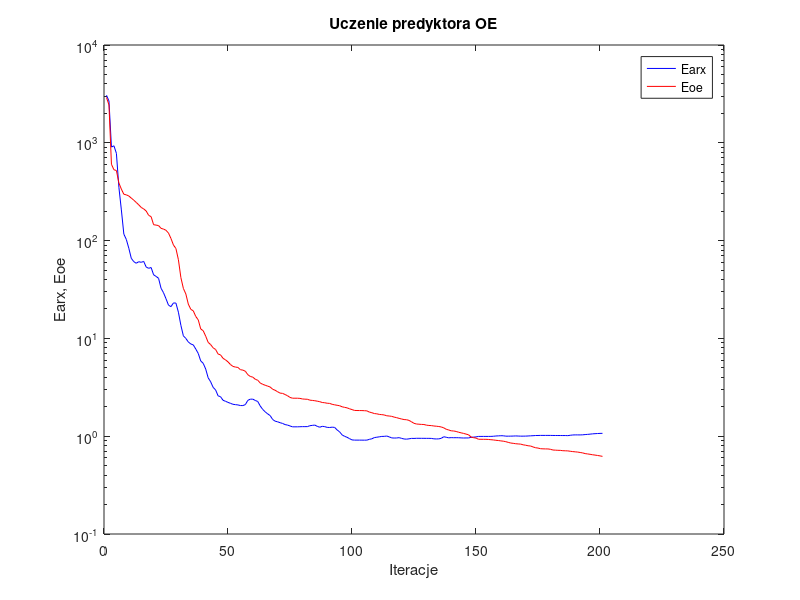
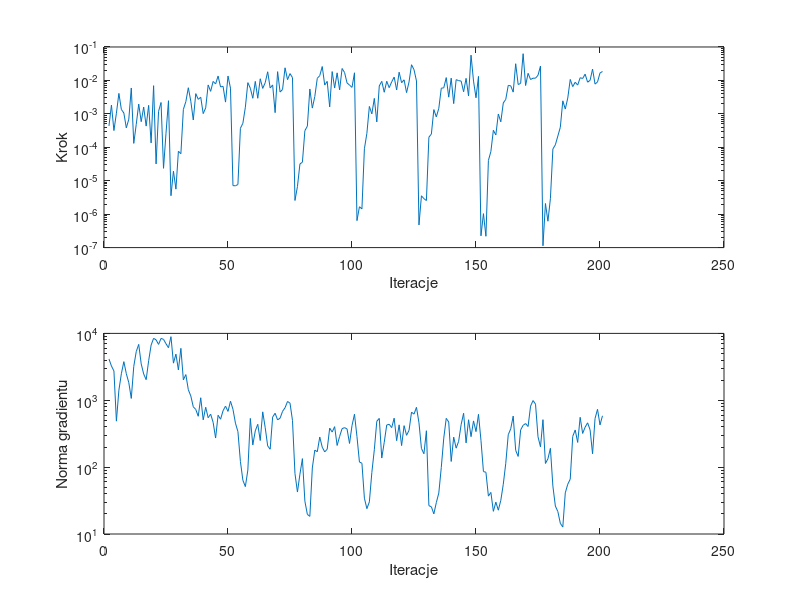

The MATLAB script that drew these images, in order:
%uczenie predyktora oe
clear all;
n=0; farx(n+1)=3.061461e+003; foe(n+1)=2.904117e+003; wspucz(n+1)=0.000000e+000; ng(n+1)=0.000000e+000;
%odnowa zmiennej metryki
n=1; farx(n+1)=2.677760e+003; foe(n+1)=2.439031e+003; krok(n+1)=4.357003e-004; ng(n+1)=4.140881e+003;
n=2; farx(n+1)=9.047640e+002; foe(n+1)=6.033323e+002; krok(n+1)=1.830478e-003; ng(n+1)=3.252740e+003;
n=3; farx(n+1)=9.321728e+002; foe(n+1)=5.302608e+002; krok(n+1)=3.164277e-004; ng(n+1)=2.741866e+003;
n=4; farx(n+1)=7.803821e+002; foe(n+1)=5.205073e+002; krok(n+1)=1.043353e-003; ng(n+1)=4.871031e+002;
n=5; farx(n+1)=3.512100e+002; foe(n+1)=3.884604e+002; krok(n+1)=4.090464e-003; ng(n+1)=1.413548e+003;
n=6; farx(n+1)=2.059464e+002; foe(n+1)=3.359745e+002; krok(n+1)=1.358387e-003; ng(n+1)=2.494552e+003;
n=7; farx(n+1)=1.164839e+002; foe(n+1)=2.977165e+002; krok(n+1)=1.059163e-003; ng(n+1)=3.779578e+003;
n=8; farx(n+1)=1.027728e+002; foe(n+1)=2.937337e+002; krok(n+1)=3.812452e-004; ng(n+1)=2.496551e+003;
n=9; farx(n+1)=8.361379e+001; foe(n+1)=2.857791e+002; krok(n+1)=6.935224e-004; ng(n+1)=1.832111e+003;
n=10; farx(n+1)=6.593998e+001; foe(n+1)=2.722116e+002; krok(n+1)=5.945944e-003; ng(n+1)=1.064966e+003;
n=11; farx(n+1)=6.093948e+001; foe(n+1)=2.590698e+002; krok(n+1)=1.308602e-004; ng(n+1)=3.209795e+003;
n=12; farx(n+1)=5.869327e+001; foe(n+1)=2.456046e+002; krok(n+1)=4.850841e-004; ng(n+1)=5.344581e+003;
n=13; farx(n+1)=6.085196e+001; foe(n+1)=2.321351e+002; krok(n+1)=1.964993e-003; ng(n+1)=6.848950e+003;
n=14; farx(n+1)=5.996803e+001; foe(n+1)=2.184170e+002; krok(n+1)=5.840350e-004; ng(n+1)=3.500986e+003;
n=15; farx(n+1)=6.127110e+001; foe(n+1)=2.108676e+002; krok(n+1)=1.595033e-003; ng(n+1)=2.471827e+003;
n=16; farx(n+1)=5.371319e+001; foe(n+1)=2.008929e+002; krok(n+1)=4.302795e-004; ng(n+1)=2.032643e+003;
n=17; farx(n+1)=5.208202e+001; foe(n+1)=1.813548e+002; krok(n+1)=1.797919e-003; ng(n+1)=3.895467e+003;
n=18; farx(n+1)=5.306830e+001; foe(n+1)=1.756111e+002; krok(n+1)=1.351245e-004; ng(n+1)=6.686537e+003;
n=19; farx(n+1)=4.470377e+001; foe(n+1)=1.453670e+002; krok(n+1)=6.963555e-003; ng(n+1)=8.442031e+003;
n=20; farx(n+1)=4.305366e+001; foe(n+1)=1.441159e+002; krok(n+1)=3.175337e-005; ng(n+1)=8.001010e+003;
n=21; farx(n+1)=4.116191e+001; foe(n+1)=1.423646e+002; krok(n+1)=1.189159e-003; ng(n+1)=6.843155e+003;
n=22; farx(n+1)=3.254992e+001; foe(n+1)=1.334596e+002; krok(n+1)=2.187783e-003; ng(n+1)=8.413193e+003;
n=23; farx(n+1)=2.931134e+001; foe(n+1)=1.311449e+002; krok(n+1)=2.352777e-005; ng(n+1)=8.144235e+003;
n=24; farx(n+1)=2.543511e+001; foe(n+1)=1.274636e+002; krok(n+1)=2.631561e-004; ng(n+1)=6.999224e+003;
n=25; farx(n+1)=2.187945e+001; foe(n+1)=1.194038e+002; krok(n+1)=2.474886e-003; ng(n+1)=6.103709e+003;
%odnowa zmiennej metryki
n=26; farx(n+1)=2.112309e+001; foe(n+1)=1.051247e+002; krok(n+1)=3.559307e-006; ng(n+1)=8.934434e+003;
n=27; farx(n+1)=2.305389e+001; foe(n+1)=9.015144e+001; krok(n+1)=1.929519e-005; ng(n+1)=3.590945e+003;
n=28; farx(n+1)=2.296091e+001; foe(n+1)=8.302316e+001; krok(n+1)=5.600257e-006; ng(n+1)=4.895195e+003;
n=29; farx(n+1)=1.853163e+001; foe(n+1)=6.375331e+001; krok(n+1)=7.616673e-005; ng(n+1)=2.841354e+003;
n=30; farx(n+1)=1.360087e+001; foe(n+1)=4.185356e+001; krok(n+1)=6.429491e-005; ng(n+1)=5.977825e+003;
n=31; farx(n+1)=1.062923e+001; foe(n+1)=3.246587e+001; krok(n+1)=1.358387e-003; ng(n+1)=2.021776e+003;
n=32; farx(n+1)=9.992978e+000; foe(n+1)=2.845917e+001; krok(n+1)=2.322389e-003; ng(n+1)=2.420335e+003;
n=33; farx(n+1)=9.195837e+000; foe(n+1)=2.239959e+001; krok(n+1)=6.042575e-003; ng(n+1)=1.437145e+003;
n=34; farx(n+1)=8.768978e+000; foe(n+1)=1.983947e+001; krok(n+1)=2.395481e-003; ng(n+1)=1.159448e+003;
n=35; farx(n+1)=8.583395e+000; foe(n+1)=1.912857e+001; krok(n+1)=6.552053e-004; ng(n+1)=7.983124e+002;
n=36; farx(n+1)=7.786148e+000; foe(n+1)=1.676499e+001; krok(n+1)=4.026836e-003; ng(n+1)=7.285640e+002;
n=37; farx(n+1)=7.021326e+000; foe(n+1)=1.547458e+001; krok(n+1)=2.716773e-003; ng(n+1)=5.764541e+002;
n=38; farx(n+1)=5.882364e+000; foe(n+1)=1.249410e+001; krok(n+1)=3.141705e-003; ng(n+1)=1.090530e+003;
n=39; farx(n+1)=5.563077e+000; foe(n+1)=1.197572e+001; krok(n+1)=1.016331e-003; ng(n+1)=5.099932e+002;
n=40; farx(n+1)=4.863991e+000; foe(n+1)=1.054599e+001; krok(n+1)=1.513410e-003; ng(n+1)=7.856409e+002;
n=41; farx(n+1)=3.955850e+000; foe(n+1)=9.110128e+000; krok(n+1)=7.321912e-003; ng(n+1)=5.479066e+002;
n=42; farx(n+1)=3.602096e+000; foe(n+1)=8.640779e+000; krok(n+1)=4.714228e-003; ng(n+1)=6.195561e+002;
n=43; farx(n+1)=3.159882e+000; foe(n+1)=8.017951e+000; krok(n+1)=9.328627e-003; ng(n+1)=4.681453e+002;
n=44; farx(n+1)=2.972183e+000; foe(n+1)=7.699399e+000; krok(n+1)=7.835038e-003; ng(n+1)=2.724036e+002;
n=45; farx(n+1)=2.587638e+000; foe(n+1)=6.926988e+000; krok(n+1)=1.354728e-002; ng(n+1)=5.969896e+002;
n=46; farx(n+1)=2.532908e+000; foe(n+1)=6.780898e+000; krok(n+1)=6.374691e-003; ng(n+1)=5.206648e+002;
n=47; farx(n+1)=2.329117e+000; foe(n+1)=6.253980e+000; krok(n+1)=6.681129e-003; ng(n+1)=6.970799e+002;
n=48; farx(n+1)=2.274869e+000; foe(n+1)=6.033100e+000; krok(n+1)=2.247173e-003; ng(n+1)=8.166872e+002;
n=49; farx(n+1)=2.217860e+000; foe(n+1)=5.755235e+000; krok(n+1)=1.355378e-002; ng(n+1)=6.816341e+002;
n=50; farx(n+1)=2.167663e+000; foe(n+1)=5.403928e+000; krok(n+1)=5.879413e-003; ng(n+1)=9.685843e+002;
%odnowa zmiennej metryki
n=51; farx(n+1)=2.120065e+000; foe(n+1)=5.170494e+000; krok(n+1)=7.122056e-006; ng(n+1)=7.329436e+002;
n=52; farx(n+1)=2.102693e+000; foe(n+1)=5.092503e+000; krok(n+1)=7.066537e-006; ng(n+1)=4.546659e+002;
n=53; farx(n+1)=2.088082e+000; foe(n+1)=5.048129e+000; krok(n+1)=7.690425e-006; ng(n+1)=3.397197e+002;
n=54; farx(n+1)=2.058369e+000; foe(n+1)=4.788914e+000; krok(n+1)=3.697205e-004; ng(n+1)=1.217013e+002;
n=55; farx(n+1)=2.056057e+000; foe(n+1)=4.737833e+000; krok(n+1)=5.228189e-004; ng(n+1)=6.359408e+001;
n=56; farx(n+1)=2.104772e+000; foe(n+1)=4.616550e+000; krok(n+1)=1.578712e-003; ng(n+1)=5.117400e+001;
n=57; farx(n+1)=2.326442e+000; foe(n+1)=4.253617e+000; krok(n+1)=8.580693e-003; ng(n+1)=9.032060e+001;
n=58; farx(n+1)=2.392315e+000; foe(n+1)=4.082216e+000; krok(n+1)=5.843731e-003; ng(n+1)=5.350308e+002;
n=59; farx(n+1)=2.392694e+000; foe(n+1)=4.016409e+000; krok(n+1)=2.926191e-003; ng(n+1)=2.146116e+002;
n=60; farx(n+1)=2.320238e+000; foe(n+1)=3.820984e+000; krok(n+1)=9.358895e-003; ng(n+1)=3.486648e+002;
n=61; farx(n+1)=2.263357e+000; foe(n+1)=3.731733e+000; krok(n+1)=2.923005e-003; ng(n+1)=4.372095e+002;
n=62; farx(n+1)=2.037178e+000; foe(n+1)=3.497593e+000; krok(n+1)=1.121665e-002; ng(n+1)=2.501085e+002;
n=63; farx(n+1)=1.878590e+000; foe(n+1)=3.393088e+000; krok(n+1)=5.767896e-003; ng(n+1)=6.710563e+002;
n=64; farx(n+1)=1.774551e+000; foe(n+1)=3.319269e+000; krok(n+1)=8.542474e-003; ng(n+1)=3.899279e+002;
n=65; farx(n+1)=1.691307e+000; foe(n+1)=3.250223e+000; krok(n+1)=1.813820e-002; ng(n+1)=2.075283e+002;
n=66; farx(n+1)=1.625131e+000; foe(n+1)=3.184962e+000; krok(n+1)=5.945944e-003; ng(n+1)=1.852474e+002;
n=67; farx(n+1)=1.482561e+000; foe(n+1)=3.021984e+000; krok(n+1)=7.321912e-003; ng(n+1)=5.612439e+002;
n=68; farx(n+1)=1.424568e+000; foe(n+1)=2.950052e+000; krok(n+1)=1.086571e-003; ng(n+1)=6.392894e+002;
n=69; farx(n+1)=1.403843e+000; foe(n+1)=2.848551e+000; krok(n+1)=1.831590e-002; ng(n+1)=5.081290e+002;
n=70; farx(n+1)=1.374377e+000; foe(n+1)=2.757456e+000; krok(n+1)=4.494346e-003; ng(n+1)=5.400564e+002;
n=71; farx(n+1)=1.350729e+000; foe(n+1)=2.741204e+000; krok(n+1)=5.368339e-003; ng(n+1)=6.826057e+002;
n=72; farx(n+1)=1.314855e+000; foe(n+1)=2.668891e+000; krok(n+1)=2.384691e-002; ng(n+1)=7.726486e+002;
n=73; farx(n+1)=1.299013e+000; foe(n+1)=2.593571e+000; krok(n+1)=1.053841e-002; ng(n+1)=9.585686e+002;
n=74; farx(n+1)=1.273153e+000; foe(n+1)=2.492105e+000; krok(n+1)=1.600678e-002; ng(n+1)=9.063980e+002;
n=75; farx(n+1)=1.247044e+000; foe(n+1)=2.446913e+000; krok(n+1)=1.213054e-002; ng(n+1)=5.000117e+002;
%odnowa zmiennej metryki
n=76; farx(n+1)=1.247002e+000; foe(n+1)=2.446028e+000; krok(n+1)=2.567287e-006; ng(n+1)=8.029158e+001;
n=77; farx(n+1)=1.247227e+000; foe(n+1)=2.445513e+000; krok(n+1)=6.676010e-006; ng(n+1)=4.241128e+001;
n=78; farx(n+1)=1.249913e+000; foe(n+1)=2.436361e+000; krok(n+1)=3.167303e-005; ng(n+1)=7.849376e+001;
n=79; farx(n+1)=1.252675e+000; foe(n+1)=2.403691e+000; krok(n+1)=3.583315e-005; ng(n+1)=1.339925e+002;
n=80; farx(n+1)=1.252668e+000; foe(n+1)=2.391252e+000; krok(n+1)=3.149159e-004; ng(n+1)=3.091630e+001;
n=81; farx(n+1)=1.253327e+000; foe(n+1)=2.386846e+000; krok(n+1)=4.270089e-004; ng(n+1)=1.965731e+001;
n=82; farx(n+1)=1.280250e+000; foe(n+1)=2.336579e+000; krok(n+1)=5.548179e-003; ng(n+1)=1.835347e+001;
n=83; farx(n+1)=1.290023e+000; foe(n+1)=2.322654e+000; krok(n+1)=1.486749e-003; ng(n+1)=9.726557e+001;
n=84; farx(n+1)=1.299968e+000; foe(n+1)=2.305777e+000; krok(n+1)=3.303815e-003; ng(n+1)=1.797103e+002;
n=85; farx(n+1)=1.260682e+000; foe(n+1)=2.280642e+000; krok(n+1)=1.158426e-002; ng(n+1)=1.696191e+002;
n=86; farx(n+1)=1.235157e+000; foe(n+1)=2.253888e+000; krok(n+1)=1.390067e-002; ng(n+1)=2.822269e+002;
n=87; farx(n+1)=1.262832e+000; foe(n+1)=2.210985e+000; krok(n+1)=2.602503e-002; ng(n+1)=1.988212e+002;
n=88; farx(n+1)=1.252192e+000; foe(n+1)=2.199210e+000; krok(n+1)=7.251821e-003; ng(n+1)=1.689430e+002;
n=89; farx(n+1)=1.230933e+000; foe(n+1)=2.172152e+000; krok(n+1)=9.358895e-003; ng(n+1)=1.854614e+002;
n=90; farx(n+1)=1.227584e+000; foe(n+1)=2.165294e+000; krok(n+1)=1.612540e-003; ng(n+1)=3.836250e+002;
n=91; farx(n+1)=1.237257e+000; foe(n+1)=2.118213e+000; krok(n+1)=1.839173e-002; ng(n+1)=3.347415e+002;
n=92; farx(n+1)=1.230143e+000; foe(n+1)=2.093300e+000; krok(n+1)=5.915528e-003; ng(n+1)=4.032714e+002;
n=93; farx(n+1)=1.159201e+000; foe(n+1)=2.070458e+000; krok(n+1)=1.684199e-002; ng(n+1)=2.109160e+002;
n=94; farx(n+1)=1.108239e+000; foe(n+1)=2.049827e+000; krok(n+1)=5.193847e-003; ng(n+1)=2.873922e+002;
n=95; farx(n+1)=1.031903e+000; foe(n+1)=1.999411e+000; krok(n+1)=2.272397e-002; ng(n+1)=3.761404e+002;
n=96; farx(n+1)=9.976540e-001; foe(n+1)=1.972454e+000; krok(n+1)=1.725161e-002; ng(n+1)=3.896986e+002;
n=97; farx(n+1)=9.747295e-001; foe(n+1)=1.949801e+000; krok(n+1)=8.420994e-003; ng(n+1)=3.723620e+002;
n=98; farx(n+1)=9.447089e-001; foe(n+1)=1.906584e+000; krok(n+1)=7.242402e-003; ng(n+1)=2.260002e+002;
n=99; farx(n+1)=9.164743e-001; foe(n+1)=1.871692e+000; krok(n+1)=6.192369e-003; ng(n+1)=4.182297e+002;
n=100; farx(n+1)=9.122058e-001; foe(n+1)=1.834595e+000; krok(n+1)=1.693613e-002; ng(n+1)=6.188438e+002;
%odnowa zmiennej metryki
n=101; farx(n+1)=9.120167e-001; foe(n+1)=1.830787e+000; krok(n+1)=6.404948e-007; ng(n+1)=2.862805e+002;
n=102; farx(n+1)=9.118417e-001; foe(n+1)=1.829297e+000; krok(n+1)=1.666892e-006; ng(n+1)=1.192471e+002;
n=103; farx(n+1)=9.115741e-001; foe(n+1)=1.828161e+000; krok(n+1)=1.437877e-006; ng(n+1)=1.143213e+002;
n=104; farx(n+1)=9.111102e-001; foe(n+1)=1.822831e+000; krok(n+1)=9.050205e-005; ng(n+1)=3.431791e+001;
n=105; farx(n+1)=9.117873e-001; foe(n+1)=1.816309e+000; krok(n+1)=2.619761e-004; ng(n+1)=2.393474e+001;
n=106; farx(n+1)=9.292672e-001; foe(n+1)=1.765225e+000; krok(n+1)=1.667309e-003; ng(n+1)=3.024288e+001;
n=107; farx(n+1)=9.405970e-001; foe(n+1)=1.738895e+000; krok(n+1)=1.001196e-003; ng(n+1)=8.313809e+001;
n=108; farx(n+1)=9.677774e-001; foe(n+1)=1.704518e+000; krok(n+1)=2.899547e-003; ng(n+1)=1.820560e+002;
n=109; farx(n+1)=9.765925e-001; foe(n+1)=1.693705e+000; krok(n+1)=5.734420e-004; ng(n+1)=4.859463e+002;
n=110; farx(n+1)=9.852109e-001; foe(n+1)=1.670781e+000; krok(n+1)=6.854056e-003; ng(n+1)=5.352506e+002;
n=111; farx(n+1)=9.949784e-001; foe(n+1)=1.661495e+000; krok(n+1)=9.385969e-003; ng(n+1)=1.367184e+002;
n=112; farx(n+1)=9.962724e-001; foe(n+1)=1.648864e+000; krok(n+1)=4.427789e-003; ng(n+1)=2.353353e+002;
n=113; farx(n+1)=1.004043e+000; foe(n+1)=1.617650e+000; krok(n+1)=9.454744e-003; ng(n+1)=4.268108e+002;
n=114; farx(n+1)=9.844819e-001; foe(n+1)=1.608601e+000; krok(n+1)=6.071802e-003; ng(n+1)=4.377537e+002;
n=115; farx(n+1)=9.610284e-001; foe(n+1)=1.596253e+000; krok(n+1)=9.050552e-003; ng(n+1)=3.898665e+002;
n=116; farx(n+1)=9.577014e-001; foe(n+1)=1.567666e+000; krok(n+1)=1.258748e-002; ng(n+1)=5.395217e+002;
n=117; farx(n+1)=9.591132e-001; foe(n+1)=1.547317e+000; krok(n+1)=5.172508e-003; ng(n+1)=2.487501e+002;
n=118; farx(n+1)=9.664412e-001; foe(n+1)=1.521385e+000; krok(n+1)=1.761298e-002; ng(n+1)=4.291720e+002;
n=119; farx(n+1)=9.504219e-001; foe(n+1)=1.499451e+000; krok(n+1)=8.516524e-003; ng(n+1)=2.099337e+002;
n=120; farx(n+1)=9.365446e-001; foe(n+1)=1.479331e+000; krok(n+1)=1.041486e-002; ng(n+1)=4.171131e+002;
n=121; farx(n+1)=9.328165e-001; foe(n+1)=1.474003e+000; krok(n+1)=4.312903e-003; ng(n+1)=2.992350e+002;
n=122; farx(n+1)=9.402606e-001; foe(n+1)=1.450609e+000; krok(n+1)=9.030079e-003; ng(n+1)=3.551341e+002;
n=123; farx(n+1)=9.501768e-001; foe(n+1)=1.403527e+000; krok(n+1)=2.946581e-002; ng(n+1)=6.646867e+002;
n=124; farx(n+1)=9.487913e-001; foe(n+1)=1.354450e+000; krok(n+1)=2.097129e-002; ng(n+1)=6.208824e+002;
n=125; farx(n+1)=9.520507e-001; foe(n+1)=1.332674e+000; krok(n+1)=9.625525e-003; ng(n+1)=7.848360e+002;
%odnowa zmiennej metryki
n=126; farx(n+1)=9.519750e-001; foe(n+1)=1.326297e+000; krok(n+1)=4.764052e-007; ng(n+1)=4.614277e+002;
n=127; farx(n+1)=9.514023e-001; foe(n+1)=1.320127e+000; krok(n+1)=3.543026e-006; ng(n+1)=1.903392e+002;
n=128; farx(n+1)=9.512401e-001; foe(n+1)=1.317318e+000; krok(n+1)=2.908621e-006; ng(n+1)=1.585422e+002;
n=129; farx(n+1)=9.504898e-001; foe(n+1)=1.297292e+000; krok(n+1)=2.556226e-006; ng(n+1)=3.502604e+002;
n=130; farx(n+1)=9.507279e-001; foe(n+1)=1.287936e+000; krok(n+1)=2.007909e-004; ng(n+1)=2.652909e+001;
n=131; farx(n+1)=9.492455e-001; foe(n+1)=1.283778e+000; krok(n+1)=2.478682e-004; ng(n+1)=2.553286e+001;
n=132; farx(n+1)=9.402225e-001; foe(n+1)=1.271716e+000; krok(n+1)=1.338974e-003; ng(n+1)=1.999535e+001;
n=133; farx(n+1)=9.372668e-001; foe(n+1)=1.265138e+000; krok(n+1)=8.106441e-004; ng(n+1)=2.948319e+001;
n=134; farx(n+1)=9.392990e-001; foe(n+1)=1.256297e+000; krok(n+1)=1.464637e-003; ng(n+1)=4.104245e+001;
n=135; farx(n+1)=9.516159e-001; foe(n+1)=1.242759e+000; krok(n+1)=5.852382e-003; ng(n+1)=9.875596e+001;
n=136; farx(n+1)=9.873873e-001; foe(n+1)=1.217275e+000; krok(n+1)=5.999763e-003; ng(n+1)=2.717226e+002;
n=137; farx(n+1)=9.752453e-001; foe(n+1)=1.177212e+000; krok(n+1)=1.214360e-002; ng(n+1)=5.365400e+002;
n=138; farx(n+1)=9.624287e-001; foe(n+1)=1.158086e+000; krok(n+1)=3.162104e-003; ng(n+1)=4.728697e+002;
n=139; farx(n+1)=9.671669e-001; foe(n+1)=1.134790e+000; krok(n+1)=1.170476e-002; ng(n+1)=1.216330e+002;
n=140; farx(n+1)=9.650126e-001; foe(n+1)=1.130713e+000; krok(n+1)=2.023175e-003; ng(n+1)=2.812770e+002;
n=141; farx(n+1)=9.656034e-001; foe(n+1)=1.118205e+000; krok(n+1)=1.054546e-002; ng(n+1)=1.921921e+002;
n=142; farx(n+1)=9.644783e-001; foe(n+1)=1.097558e+000; krok(n+1)=9.859841e-003; ng(n+1)=2.432182e+002;
n=143; farx(n+1)=9.611906e-001; foe(n+1)=1.082583e+000; krok(n+1)=9.576149e-003; ng(n+1)=4.319340e+002;
n=144; farx(n+1)=9.585621e-001; foe(n+1)=1.067614e+000; krok(n+1)=4.578975e-003; ng(n+1)=6.396185e+002;
n=145; farx(n+1)=9.598711e-001; foe(n+1)=1.051008e+000; krok(n+1)=1.154146e-002; ng(n+1)=2.304783e+002;
n=146; farx(n+1)=9.597827e-001; foe(n+1)=1.034187e+000; krok(n+1)=3.416071e-003; ng(n+1)=5.111614e+002;
n=147; farx(n+1)=9.745567e-001; foe(n+1)=9.796765e-001; krok(n+1)=5.695205e-002; ng(n+1)=2.856568e+002;
n=148; farx(n+1)=9.788889e-001; foe(n+1)=9.658592e-001; krok(n+1)=9.533414e-003; ng(n+1)=4.911597e+002;
n=149; farx(n+1)=9.837045e-001; foe(n+1)=9.569991e-001; krok(n+1)=3.023106e-003; ng(n+1)=3.395802e+002;
n=150; farx(n+1)=9.949004e-001; foe(n+1)=9.306768e-001; krok(n+1)=1.321323e-002; ng(n+1)=6.165171e+002;
%odnowa zmiennej metryki
n=151; farx(n+1)=9.949211e-001; foe(n+1)=9.297643e-001; krok(n+1)=2.248362e-007; ng(n+1)=2.517522e+002;
n=152; farx(n+1)=9.949780e-001; foe(n+1)=9.292900e-001; krok(n+1)=1.035576e-006; ng(n+1)=8.579163e+001;
n=153; farx(n+1)=9.949947e-001; foe(n+1)=9.291454e-001; krok(n+1)=2.183301e-007; ng(n+1)=8.384988e+001;
n=154; farx(n+1)=9.950927e-001; foe(n+1)=9.263348e-001; krok(n+1)=4.041939e-005; ng(n+1)=3.686923e+001;
n=155; farx(n+1)=9.957385e-001; foe(n+1)=9.208935e-001; krok(n+1)=7.492449e-005; ng(n+1)=4.189078e+001;
n=156; farx(n+1)=9.985278e-001; foe(n+1)=9.160098e-001; krok(n+1)=3.226735e-004; ng(n+1)=2.183359e+001;
n=157; farx(n+1)=1.005085e+000; foe(n+1)=9.081869e-001; krok(n+1)=2.338071e-004; ng(n+1)=2.998967e+001;
n=158; farx(n+1)=1.007809e+000; foe(n+1)=9.034291e-001; krok(n+1)=9.914730e-004; ng(n+1)=2.269884e+001;
n=159; farx(n+1)=1.011368e+000; foe(n+1)=8.954655e-001; krok(n+1)=5.781045e-004; ng(n+1)=3.185180e+001;
n=160; farx(n+1)=1.010008e+000; foe(n+1)=8.895105e-001; krok(n+1)=2.110724e-003; ng(n+1)=5.548254e+001;
n=161; farx(n+1)=1.001163e+000; foe(n+1)=8.793366e-001; krok(n+1)=2.716773e-003; ng(n+1)=1.141971e+002;
n=162; farx(n+1)=1.001074e+000; foe(n+1)=8.646767e-001; krok(n+1)=7.088910e-003; ng(n+1)=3.051291e+002;
n=163; farx(n+1)=1.001799e+000; foe(n+1)=8.516618e-001; krok(n+1)=6.912131e-003; ng(n+1)=3.739787e+002;
n=164; farx(n+1)=1.003386e+000; foe(n+1)=8.456002e-001; krok(n+1)=4.464645e-003; ng(n+1)=5.802266e+002;
n=165; farx(n+1)=1.006464e+000; foe(n+1)=8.378162e-001; krok(n+1)=3.153338e-002; ng(n+1)=1.780870e+002;
n=166; farx(n+1)=1.003809e+000; foe(n+1)=8.335877e-001; krok(n+1)=7.530795e-003; ng(n+1)=1.446166e+002;
n=167; farx(n+1)=1.001201e+000; foe(n+1)=8.300412e-001; krok(n+1)=8.155298e-003; ng(n+1)=3.601275e+002;
n=168; farx(n+1)=1.001543e+000; foe(n+1)=8.168547e-001; krok(n+1)=6.299996e-002; ng(n+1)=4.221838e+002;
n=169; farx(n+1)=1.002383e+000; foe(n+1)=8.086410e-001; krok(n+1)=7.032104e-003; ng(n+1)=4.481690e+002;
n=170; farx(n+1)=1.005333e+000; foe(n+1)=7.986000e-001; krok(n+1)=1.631060e-002; ng(n+1)=4.053988e+002;
n=171; farx(n+1)=1.009030e+000; foe(n+1)=7.937081e-001; krok(n+1)=1.063635e-002; ng(n+1)=8.176472e+002;
n=172; farx(n+1)=1.011843e+000; foe(n+1)=7.766787e-001; krok(n+1)=1.165911e-002; ng(n+1)=9.900201e+002;
n=173; farx(n+1)=1.016431e+000; foe(n+1)=7.623831e-001; krok(n+1)=1.165868e-002; ng(n+1)=8.756078e+002;
n=174; farx(n+1)=1.017074e+000; foe(n+1)=7.563853e-001; krok(n+1)=1.427439e-002; ng(n+1)=2.844451e+002;
n=175; farx(n+1)=1.018955e+000; foe(n+1)=7.452969e-001; krok(n+1)=2.693892e-002; ng(n+1)=2.013881e+002;
%odnowa zmiennej metryki
n=176; farx(n+1)=1.018926e+000; foe(n+1)=7.426146e-001; krok(n+1)=1.135224e-007; ng(n+1)=5.125241e+002;
n=177; farx(n+1)=1.018834e+000; foe(n+1)=7.414067e-001; krok(n+1)=2.083511e-006; ng(n+1)=1.133716e+002;
n=178; farx(n+1)=1.018813e+000; foe(n+1)=7.409200e-001; krok(n+1)=6.150701e-007; ng(n+1)=1.332058e+002;
n=179; farx(n+1)=1.018656e+000; foe(n+1)=7.347249e-001; krok(n+1)=2.908621e-006; ng(n+1)=1.912227e+002;
n=180; farx(n+1)=1.017506e+000; foe(n+1)=7.226333e-001; krok(n+1)=8.923578e-005; ng(n+1)=5.194701e+001;
n=181; farx(n+1)=1.016952e+000; foe(n+1)=7.200034e-001; krok(n+1)=1.186196e-004; ng(n+1)=2.616888e+001;
n=182; farx(n+1)=1.016502e+000; foe(n+1)=7.174247e-001; krok(n+1)=2.171131e-004; ng(n+1)=2.169104e+001;
n=183; farx(n+1)=1.016286e+000; foe(n+1)=7.163193e-001; krok(n+1)=3.970634e-004; ng(n+1)=1.446256e+001;
n=184; farx(n+1)=1.015648e+000; foe(n+1)=7.109003e-001; krok(n+1)=2.452346e-003; ng(n+1)=1.271613e+001;
n=185; farx(n+1)=1.015819e+000; foe(n+1)=7.093298e-001; krok(n+1)=1.389400e-003; ng(n+1)=4.125404e+001;
n=186; farx(n+1)=1.013431e+000; foe(n+1)=7.076887e-001; krok(n+1)=2.973498e-003; ng(n+1)=5.554219e+001;
n=187; farx(n+1)=1.021990e+000; foe(n+1)=7.013940e-001; krok(n+1)=1.069268e-002; ng(n+1)=6.613201e+001;
n=188; farx(n+1)=1.029349e+000; foe(n+1)=6.962533e-001; krok(n+1)=6.525058e-003; ng(n+1)=2.880696e+002;
n=189; farx(n+1)=1.031500e+000; foe(n+1)=6.921907e-001; krok(n+1)=8.816889e-003; ng(n+1)=3.596345e+002;
n=190; farx(n+1)=1.031286e+000; foe(n+1)=6.882078e-001; krok(n+1)=7.242402e-003; ng(n+1)=2.341500e+002;
n=191; farx(n+1)=1.030706e+000; foe(n+1)=6.814836e-001; krok(n+1)=1.204622e-002; ng(n+1)=5.560822e+002;
n=192; farx(n+1)=1.033162e+000; foe(n+1)=6.749643e-001; krok(n+1)=1.139839e-002; ng(n+1)=3.191343e+002;
n=193; farx(n+1)=1.039379e+000; foe(n+1)=6.640932e-001; krok(n+1)=1.540867e-002; ng(n+1)=3.952336e+002;
n=194; farx(n+1)=1.043859e+000; foe(n+1)=6.586754e-001; krok(n+1)=8.855578e-003; ng(n+1)=4.598490e+002;
n=195; farx(n+1)=1.049673e+000; foe(n+1)=6.529736e-001; krok(n+1)=1.007231e-002; ng(n+1)=3.615404e+002;
n=196; farx(n+1)=1.057062e+000; foe(n+1)=6.461221e-001; krok(n+1)=2.183177e-002; ng(n+1)=1.583148e+002;
n=197; farx(n+1)=1.061311e+000; foe(n+1)=6.411813e-001; krok(n+1)=7.757671e-003; ng(n+1)=5.339256e+002;
n=198; farx(n+1)=1.065188e+000; foe(n+1)=6.353360e-001; krok(n+1)=9.019129e-003; ng(n+1)=7.318860e+002;
n=199; farx(n+1)=1.068233e+000; foe(n+1)=6.292456e-001; krok(n+1)=1.670157e-002; ng(n+1)=4.279590e+002;
n=200; farx(n+1)=1.069538e+000; foe(n+1)=6.220365e-001; krok(n+1)=1.843937e-002; ng(n+1)=5.857817e+002;

figure; semilogy(farx,'b'); hold on; semilogy(foe,'r'); xlabel('Iteracje'); ylabel('Earx, Eoe'); legend('Earx','Eoe'); title('Uczenie predyktora OE');
figure; subplot(2,1,1); semilogy(krok); xlabel('Iteracje'); ylabel('Krok');
subplot(2,1,2); semilogy(ng); xlabel('Iteracje'); ylabel('Norma gradientu');
Earx=farx(n+1)
Eoe=foe(n+1)
